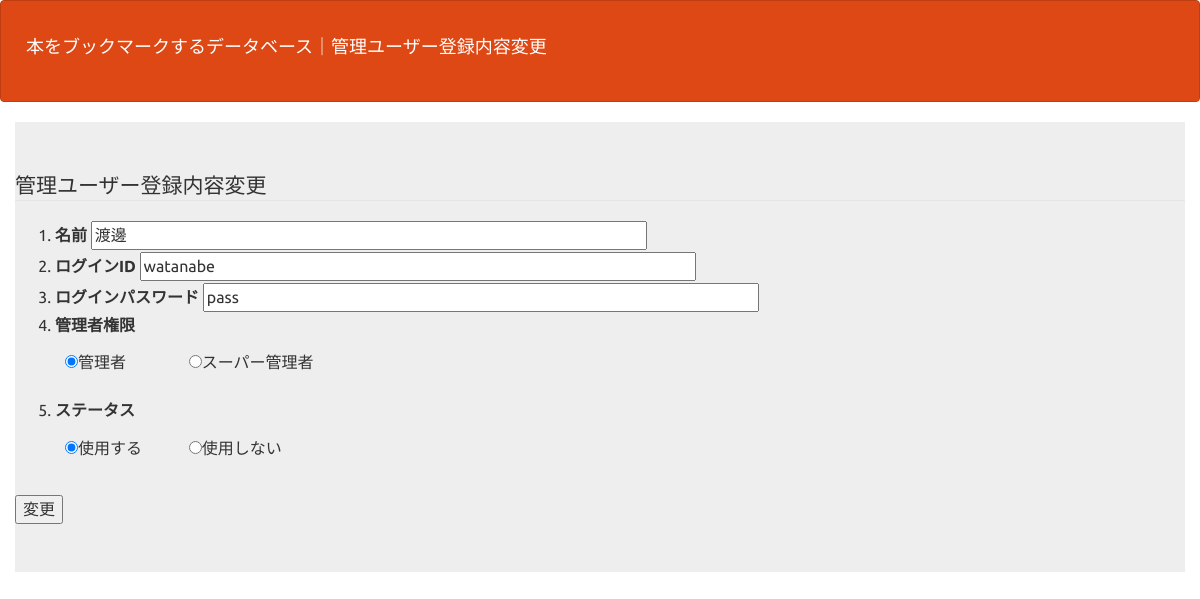
Screenshot of /detail.php?id=2 with the database file from the repository.
### tables this page shows
CREATE TABLE IF NOT EXISTS `gs_user_table` (
`id` int(12) NOT NULL,
  `name` varchar(64) NOT NULL,
  `lid` varchar(128) NOT NULL,
  `lpw` varchar(64) NOT NULL,
  `kanri_flg` int(1) NOT NULL,
  `life_flg` int(1) NOT NULL
);

### detail.php (the view, shortened to what this page needs)
<?php
$id = $_GET["id"];
try {
  $pdo = new PDO('mysql:dbname=gs_db50;charset=utf8;host=localhost','root','');
} catch (PDOException $e) {
  exit('データベースに接続できませんでした。'.$e->getMessage());
}
$stmt = $pdo->prepare("SELECT * FROM gs_user_table WHERE id=:id");
$stmt->bindValue(':id', $id);
$status = $stmt->execute();
if($status==false){
  $error = $stmt->errorInfo();
  exit("ErrorQuery:".$error[2]);
}else{
  $row = $stmt->fetch();
}
if($row["kanri_flg"]==0){
    $kanri_ch0 = 'checked';
    $kanri_ch1 = '';
}else{
    $kanri_ch0 = '';
    $kanri_ch1 = 'checked';
}
if($row["life_flg"]==0){
    $life_ch0 = 'checked';
    $life_ch1 = '';
}else{
    $life_ch0 = '';
    $life_ch1 = 'checked';
}
?>
<!DOCTYPE html>
<html lang="ja">
<head>
    <link rel="stylesheet" href="css/bootstrap.min.css">
</head>
<body>
<header>
  <nav class="navbar navbar-default">
    <div class="container-fluid">
    <div class="navbar-header"><p class="navbar-brand">本をブックマークするデータベース｜管理ユーザー登録内容変更</p></div>
    </div>
  </nav>
</header>
<form method="post" action="update.php">
    <div class="container jumbotron">
    <fieldset id="fs">
        <legend>管理ユーザー登録内容変更</legend>
            <ol>
            <li>
                <label>名前</label>
                <input type="text" name="name" size="50" value="<?=$row["name"]?>">
            </li>
            <li>
                <label>ログインID</label>
                <input type="text" name="lid" size="50" value="<?=$row["lid"]?>">
            </li>
            <li>
                <label>ログインパスワード</label>
                <input type="text" name="lpw" size="50" value="<?=$row["lpw"]?>">
            </li>
            <li class="radiobtn">
                <label>管理者権限</label>
                   <div id="btn">
                    <p style="display:inline-block; width:120px; font-size: 16px;">
                        <input type="radio" value="0" name="kanri_flg" <?=$kanri_ch0?>>管理者
                    </p>
                    <p style="display:inline; font-size: 16px;">
                        <input type="radio" value="1" name="kanri_flg" <?=$kanri_ch1?>>スーパー管理者
                    </p>
                   </div>
            </li>
            <li class="radiobtn">
                <label>ステータス</label>
                   <div>
                    <p style="display:inline-block; width:120px; font-size: 16px;">
                        <input type="radio" value="0" name="life_flg" <?=$life_ch0?>>使用する
                    </p>
                    <p style="display:inline; font-size: 16px;">
                        <input type="radio" value="1" name="life_flg" <?=$life_ch1?>>使用しない
                    </p>
                   </div>
            </li>
            </ol>
        <input type="submit" value="変更">
    </fieldset>
  </div>
</form>
</body>
</html>

### detail.php (style rules this page uses)
div { padding: 10px;font-size:16px; }

### rows the page displays
gs_user_table: name "渡邊", lid "watanabe", lpw "pass"
